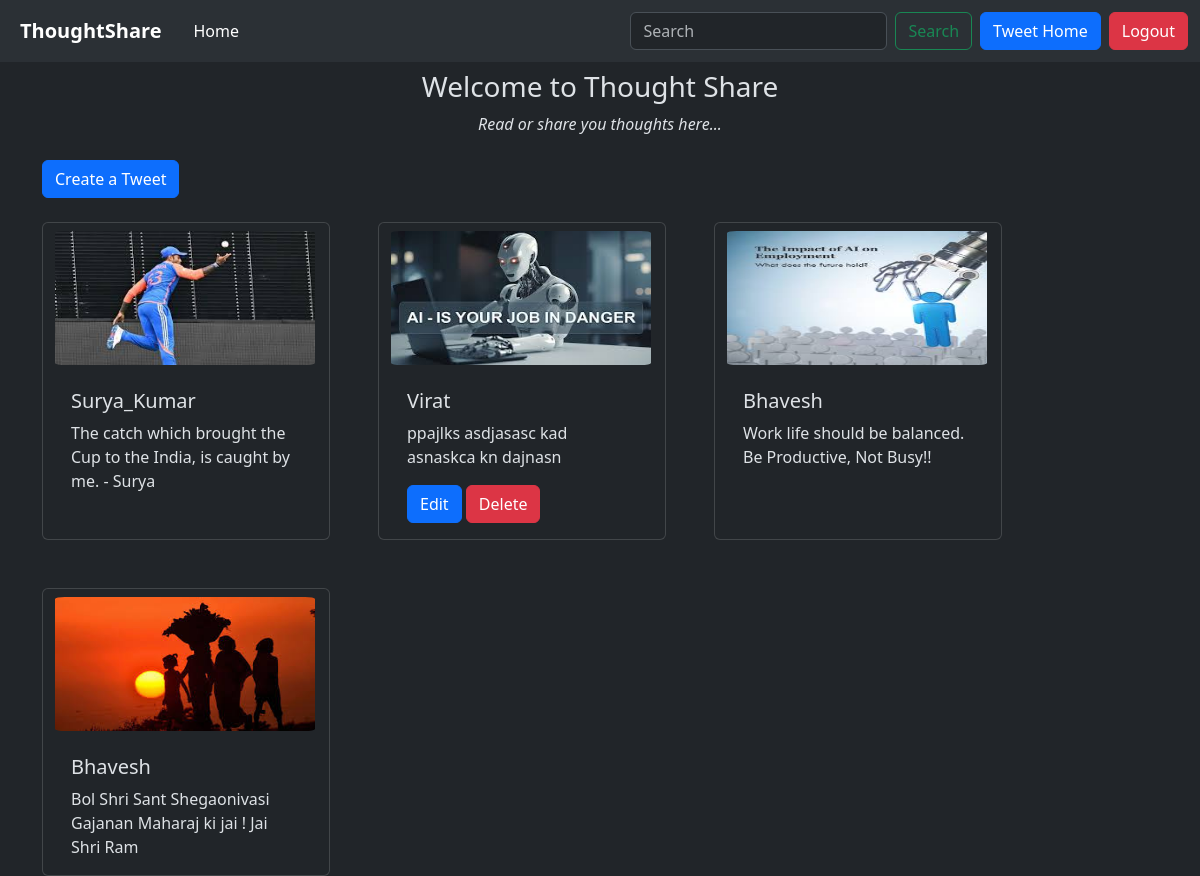
Page /tweet/ (signed in) on the committed database.
### tweet/models.py (models this page shows, shortened)
class Tweet(models.Model):
  user=models.ForeignKey(User, on_delete=models.CASCADE)
  text=models.TextField(max_length=300)
  image= models.ImageField(upload_to='Photos/',blank=True,null=True)
  created_at= models.DateTimeField(auto_now_add=True)
  updated_at= models.DateTimeField(auto_now=True)

### tweet/views.py (the view)
# urls.py: path('',views.tweet_list, name='tweet_list'),
def tweet_list(request):
  tweets= Tweet.objects.all().order_by('-created_at')
  return render(request, "tweet/tweet_list.html",{"tweets":tweets})

### tweet/templates/tweet/tweet_list.html (shortened to what this page needs)
{% extends "layout.html" %} <br />
{% block content %}
<h3 style="text-align: center" class="pt-2">Welcome to Thought Share</h3>
<p style="text-align: center"><i>Read or share you thoughts here...</i></p>
<div class="py-2 pb-4">
  <a class="btn btn-primary" href="{% url 'tweet_create' %}"> Create a Tweet</a>
</div>
<div class="container row gap-5">
  {% for tweet in tweets %}
  <div class="card" style="width: 18rem">
    <img
      src="{{tweet.image.url}}"
      class="card-img-top py-2"
      style="height: 150px; width: 260px; object-fit: fill; border-radius: 10px"
    />
    <div class="card-body">
      <h5 class="card-title">{{tweet.user.username}}</h5>
      <p class="card-text">{{tweet.text}}</p>
      {% if tweet.user == user %}
      <a href="{% url 'tweet_edit' tweet.id %}" class="btn btn-primary">Edit</a>
      <a href="{% url 'tweet_delete' tweet.id %}" class="btn btn-danger"
        >Delete</a
      >
      {% endif %}
    </div>
  </div>
  {% endfor %}
</div>
{% endblock content %}

### rows in the picture
Tweet: image (picture), user.username "Surya_Kumar", text "The catch which brought the Cup to the India, is caught by me. - Surya"
Tweet: image (picture), user.username "Virat", text "ppajlks asdjasasc kad asnaskca kn dajnasn", shows "Edit"
Tweet: image (picture), user.username "Bhavesh", text "Work life should be balanced. Be Productive, Not Busy!!"
Tweet: image (picture), user.username "Bhavesh", text "Bol Shri Sant Shegaonivasi Gajanan Maharaj ki jai ! Jai Shri Ram"
